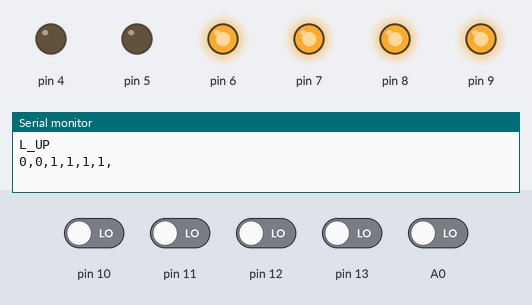
The sketch below on a simulated Arduino Uno, built with avr-gcc and run on an emulated ATmega328P. Shown: output pins drawn as LEDs (lit = HIGH), the last lines printed to the serial monitor. The test bench sets the inputs (shaded band); at power-on: A0, pin 10–13 LOW.

Above: at 2.5 s.
At 13.5 s:
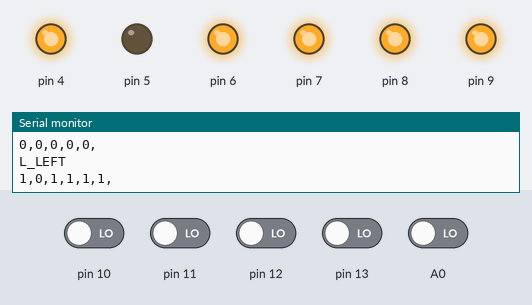
At 19.0 s:
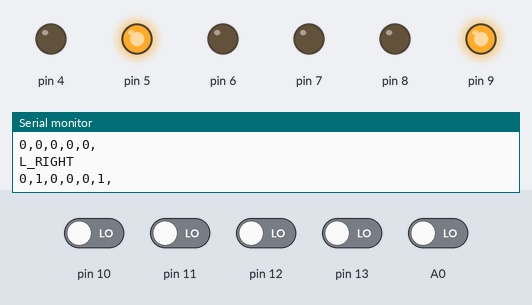
At 24.5 s:
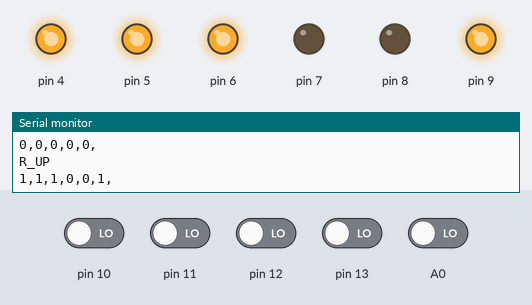
At 35.5 s:
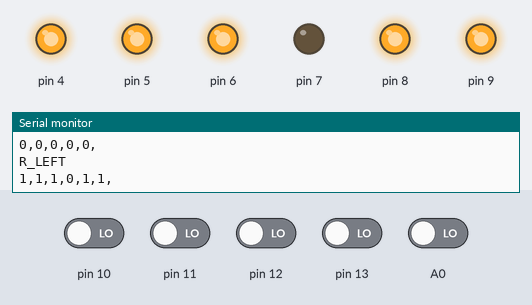
At 52.0 s:
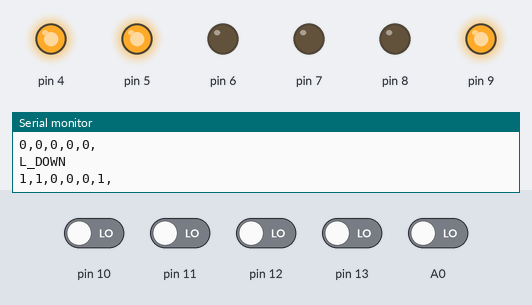
Timing chart, 0 to 57.2 s (numbered marks = the images above):
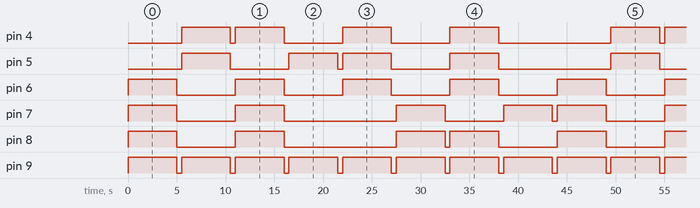

The sketch:

MotorTest.ino
```cpp
//MonitorHall > Rx-ATmega328
/*
 * Relay board  Arduino
 * RelayA       D4
 * RelayB       D5
 * RelayC       D6
 * RelayD       D7
 * RelayE       D8
 * RelayF       D9
 * L_COM        D10
 * L_LR         D11
 * UD           D12
 * R_LR         D13
 * R_COM        D14/A0
 *
 * Circuit Js: https://tinyurl.com/2ms5rb3e
 */

bool L_UP[]   = {0,0,1,1,1,1};
bool L_DOWN[] = {1,1,0,0,0,1};
bool L_LEFT[] = {1,0,1,1,1,1};
bool L_RIGHT[]= {0,1,0,0,0,1};
bool R_UP[]   = {1,1,1,0,0,1};
bool R_DOWN[] = {0,0,0,1,1,1};
bool R_LEFT[] = {1,1,1,0,1,1};
bool R_RIGHT[]= {0,0,0,1,0,1};

#define hallA A0
int sensorVal;
long refTime;
int maxVal;
int minVal;
int threshold;
int peak;

int stall = 500;
int runing = 5000;
void setup()
{
  //Serial
  Serial.begin(9600);

  //Set relay pins as output
  for(byte i=4; i<10; i++){
    pinMode(i,OUTPUT);
    digitalWrite(i,0);
  }

  //Set motor sensor pins as input
  for(byte i=10; i<15; i++){
    pinMode(i,INPUT);
  }

}

void loop()
{
  //L_UP
  Serial.println("L_UP");
  SetRelays(L_UP);
  delay(runing);
  ReadSensors();
  ClearRelays();
  delay(stall);

  //L_DOWN
  Serial.println("L_DOWN");
  SetRelays(L_DOWN);
  delay(runing);
  ReadSensors();
  ClearRelays();
  delay(stall);

  //L_LEFT
  Serial.println("L_LEFT");
  SetRelays(L_LEFT);
  delay(runing);
  ReadSensors();
  ClearRelays();
  delay(stall);

  //L_RIGHT
  Serial.println("L_RIGHT");
  SetRelays(L_RIGHT);
  delay(runing);
  ReadSensors();
  ClearRelays();
  delay(stall);

  //R_UP
  Serial.println("R_UP");
  SetRelays(R_UP);
  delay(runing);
  ReadSensors();
  ClearRelays();
  delay(stall);

  //R_DOWN
  Serial.println("R_DOWN");
  SetRelays(R_DOWN);
  delay(runing);
  ReadSensors();
  ClearRelays();
  delay(stall);

  //R_LEFT
  Serial.println("R_LEFT");
  SetRelays(R_LEFT);
  delay(runing);
  ReadSensors();
  ClearRelays();
  delay(stall);

  //R_RIGHT
  Serial.println("R_RIGHT");
  SetRelays(R_RIGHT);
  delay(runing);
  ReadSensors();
  ClearRelays();
  delay(stall);

}

void SetRelays(bool arraySet[6]){
  for(byte i=0; i<6; i++){
    digitalWrite(i+4,arraySet[i]);
    Serial.print(arraySet[i]);
    Serial.print(",");
  }
  Serial.println();
}
void ReadSensors(){
  for (byte i=10; i<15;i++){
    Serial.print(digitalRead(i));
    Serial.print(",");
  }
  Serial.println("");
  Serial.println("");
}
void ClearRelays(){
  for(byte i=4; i<10; i++){
    digitalWrite(i,0);
  }
}
//Credits
```

Measured:
- by itself, pin 4: repeats every 44.0 s: LOW 0.50 s, 2 × (HIGH 5.0 s, LOW 6.0 s), HIGH 5.0 s, LOW 11.5 s, HIGH 5.0 s
- by itself, pin 5: repeats every 44.0 s: LOW 6.0 s, HIGH 5.0 s, LOW 0.50 s, HIGH 5.0 s, LOW 6.0 s, HIGH 5.0 s, LOW 11.5 s, HIGH 5.0 s
- by itself, pin 6: alternates HIGH for 5.0 s and LOW for 6.0 s
- by itself, pin 7: repeats every 44.0 s: LOW 6.0 s, HIGH 5.0 s, LOW 11.5 s, HIGH 5.0 s, LOW 6.0 s, HIGH 5.0 s, LOW 0.50 s, HIGH 5.0 s
- by itself, pin 8: repeats every 44.0 s: LOW 6.0 s, HIGH 5.0 s, LOW 11.5 s, HIGH 5.0 s, LOW 0.50 s, HIGH 5.0 s, LOW 6.0 s, HIGH 5.0 s
- by itself, pin 9: alternates HIGH for 5.0 s and LOW for 0.50 s
